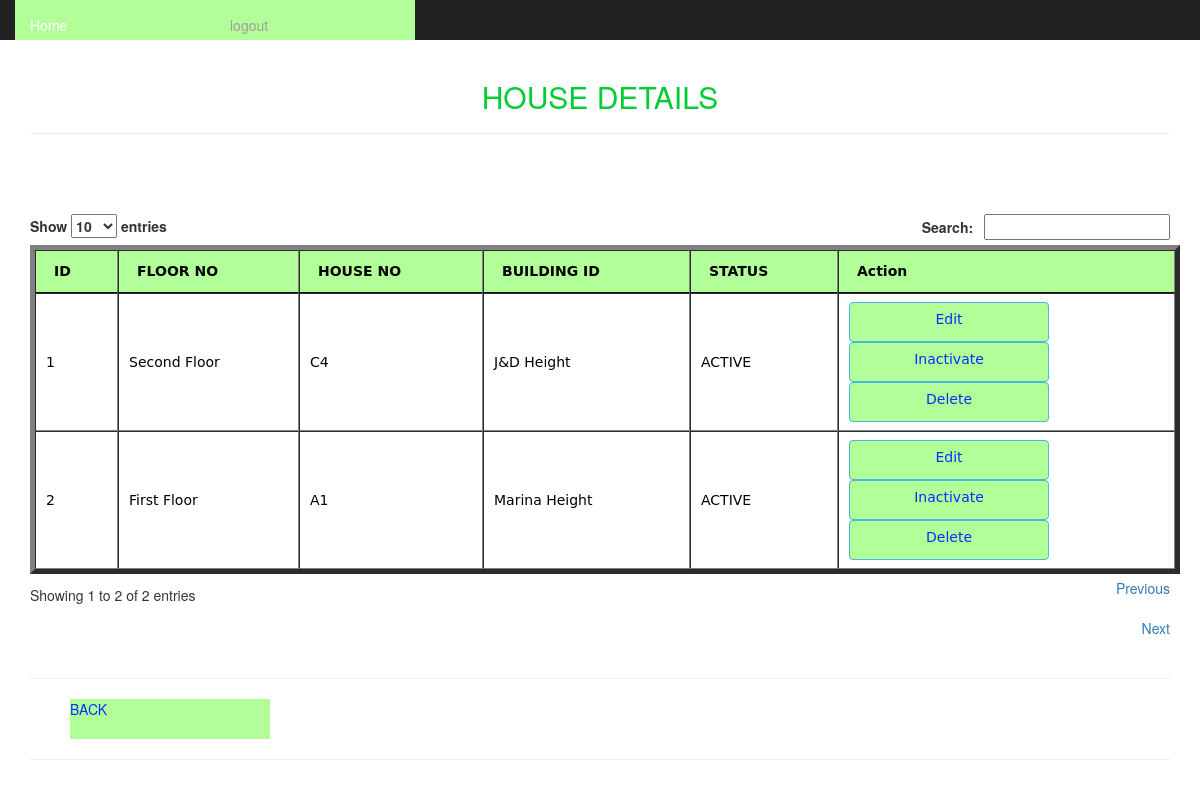
The page /siteadmin/housedetails.php (signed in) on the database its author committed.
### tables this page shows
CREATE TABLE `houses` (
  `id` int(11) NOT NULL,
  `floor_id` int(11) NOT NULL,
  `unit_no` varchar(255) NOT NULL,
  `status` varchar(255) NOT NULL,
  `building_id` int(11) NOT NULL
);

CREATE TABLE `floors` (
  `fid` int(11) NOT NULL,
  `floor_no` varchar(200) NOT NULL,
  `building_id` int(11) NOT NULL,
  `added_date` timestamp NOT NULL DEFAULT CURRENT_TIMESTAMP
);

CREATE TABLE `building_info` (
  `bldid` int(11) NOT NULL,
  `name` varchar(200) NOT NULL,
  `address` varchar(200) NOT NULL,
  `security_guard_mobile` varchar(200) NOT NULL,
  `building_make_year` varchar(200) NOT NULL,
  `status` varchar(255) NOT NULL,
  `added_date` timestamp NOT NULL DEFAULT CURRENT_TIMESTAMP
);

### siteadmin/housedetails.php (the view, shortened to what this page needs)
<html>
<head>
<link rel="stylesheet" href="../css/bootstrap.css" type="text/css" media="screen"/>
<link rel="stylesheet" href="../style/style.css" type="text/css" media="screen"/>
<link href="../style/jquery.dataTables.min.css" rel="stylesheet">
</head>
 <body>
<div class="container">
<nav class="nav navbar-inverse navbar-fixed-top">
<?php include_once("headerad.php");?>
</nav><br><br><br>
   <h2 align="center" style="color:#0C3; text-transform:uppercase;">House details</h2>
     <HR>
          <BR>
					<BR>
   <div><br/>
     <div align="center" style="margin-center:1px;">
<?php
$result = mysql_query("SELECT * FROM houses");
$i = 0;
echo "<table id='users' border='5' style='background-color:#B2FF99'>
<thead>
<tr>
<th>ID</th>
<th>FLOOR NO</th>
<th>HOUSE NO</th>
<th>BUILDING ID</th>
<th>STATUS</th>
<th>Action</th>
</tr></thead><tbody>";
while($row = mysql_fetch_array($result))
{
	$i++;
$b = mysql_query("SELECT * FROM building_info where bldid = '".$row['building_id']."'");
$building = mysql_fetch_array($b);
$f = mysql_query("SELECT * FROM floors where fid = '".$row['floor_id']."'");
$floor = mysql_fetch_array($f);
echo "<tr style='width:400px;height:80px'>";
echo "<td>" . $i . "</td>";
echo "<td>" . $floor['floor_no'] . "</td>";
echo "<td>" . $row['unit_no'] . "</td>";
echo "<td>" . $building['name'] . "</td>";
echo "<td>" . $row['status'] . "</td>";
echo "<td><a class='btn btn-info' href='edit_houses.php?id=".$row['id']."'>Edit</a><br>";
if($row['status'] == 'ACTIVE'){
echo "<a class='btn btn-info' href='inactivate_houses.php?id=".$row['id']."'>Inactivate</a><br>";
}else{
echo "<a class='btn btn-info' href='activate_houses.php?id=".$row['id']."'>Activate</a><br>";
}
echo "<a class='btn btn-info' href='delete_houses.php?id=".$row['id']."'>Delete</a></td>";
echo "</tr>";
}
echo "</tbody></table>";
?>
</div>
<hr><ul><a href="admin_dashboard.php" class="button">BACK</a>  </ul><hr>
</html>

### style/style.css (style rules this page uses)
body,td,th { font-family:"Lucida Grande", "Lucida Sans Unicode", "Lucida Sans", "DejaVu Sans", Verdana, sans-serif; font-size: 14px; color: #000; line-height:1.5em; }
a:link { color: #03F; text-decoration: none; background-color: #B2FF99 !important; }

### siteadmin/headerad.php (style rules this page uses)
a { display:block;width:200px;height:40px;align:center }
a:link { background-color:#B2FF99; }

### rows shown on the page
houses: floor.floor_no "Second Floor", unit_no "C4", building_info.name "J&D Height", status "ACTIVE"
houses: floor.floor_no "First Floor", unit_no "A1", building_info.name "Marina Height", status "ACTIVE"
